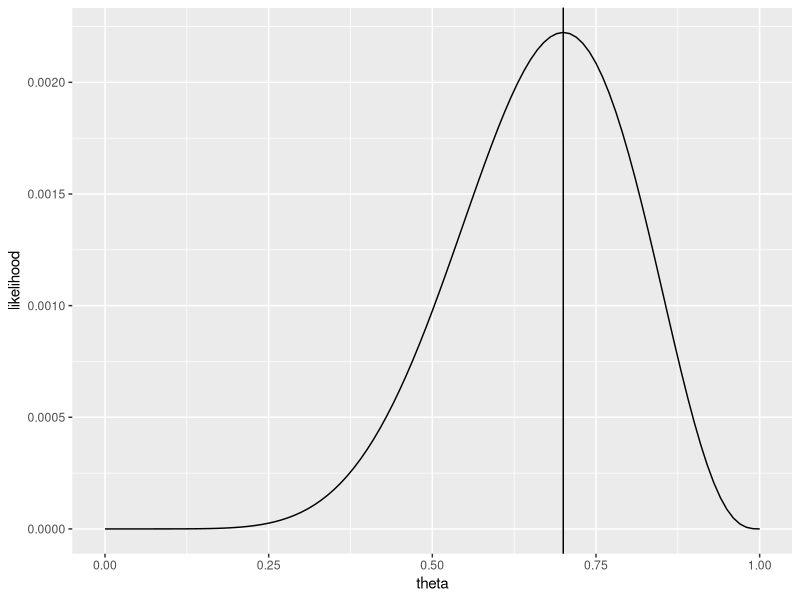
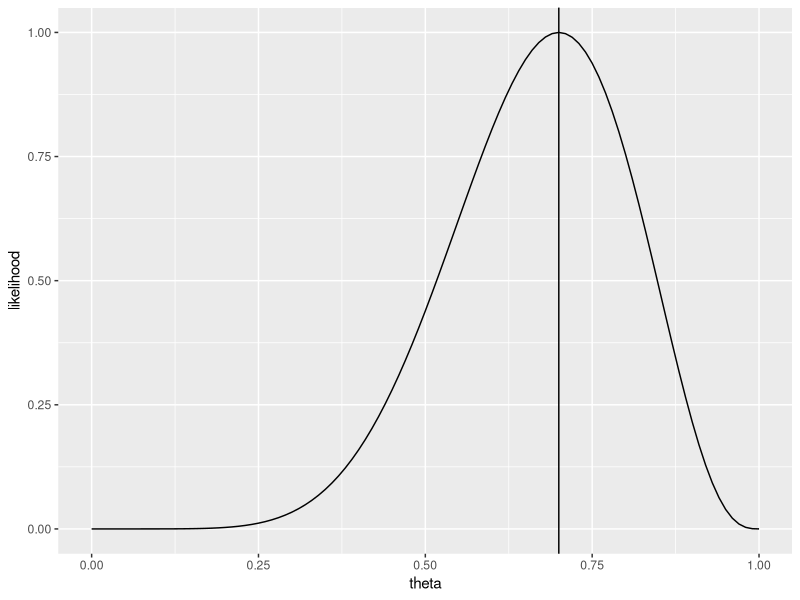

Generate these figures, in order, with R:
## ---- chunk 1
knitr::opts_chunk$set(echo = TRUE)
library(tidyverse)
## ---- chunk 2
theta <- seq(0, 1, by = 0.01)
likelihood <- theta^7*(1-theta)^(3)  
tibble(theta, likelihood) %>%  
        ggplot(aes(theta, likelihood)) +
        geom_line() + 
        geom_vline(xintercept = 0.7)
## ---- chunk 3
ml <- 0.7^7*(1-0.7)^(3)  
ml
## ---- chunk 4
scalar <- 1/ml
scalar
## ---- chunk 5
theta <- seq(0, 1, by = 0.01)
likelihood <- scalar*theta^7*(1-theta)^(3)  
dat <- tibble(theta, likelihood)
ggplot(dat, aes(theta, likelihood)) +
        geom_line() + 
        geom_vline(xintercept = 0.7)
